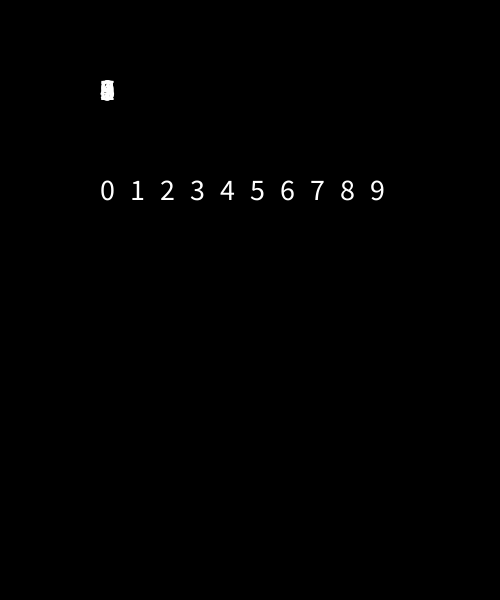
Frame 1 (no input)
Frame 60 (the mouse pressed at the canvas centre just before this capture): identical to frame 1, image omitted
Frame 120 (the mouse held since frame 60 and released just before this capture): identical to frame 1, image omitted

The Processing sketch that drew this single still picture (run headless with seeded random() and noise(); from frame 60 on, the mouse is pressed at the canvas centre):

// Processing sketch: P02_16_for_loop_text
// ── P02_16_for_loop_text.pde
int count;

void setup() {
  size(500, 600);
  background(0);
  textSize(30);
  
  // oops!
  for (int i=0; i<10; i++) {
    text(i, 100, 100); 
  }
  
  // let's try to change the x positions
  for (int i=0; i<10; i++) {
    text(i, 100 + i*30, 200); 
  }
}

void draw() {
  //
}
